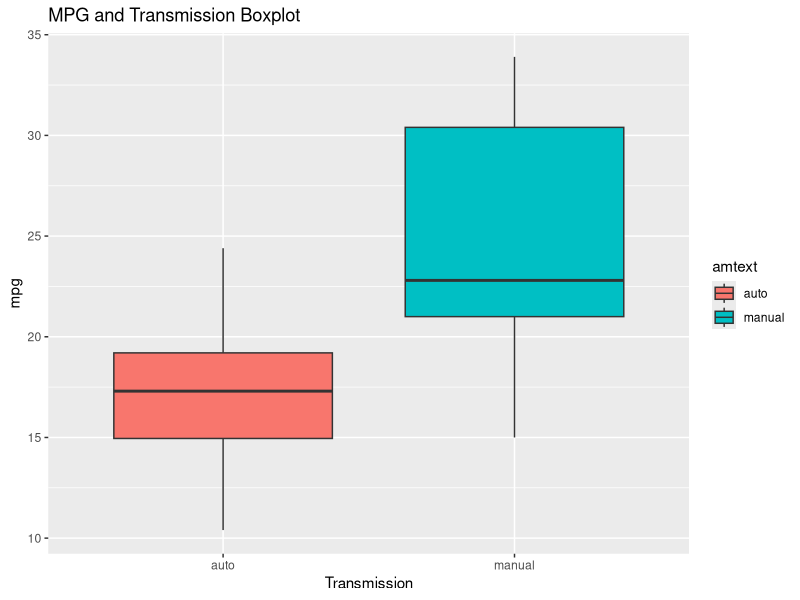
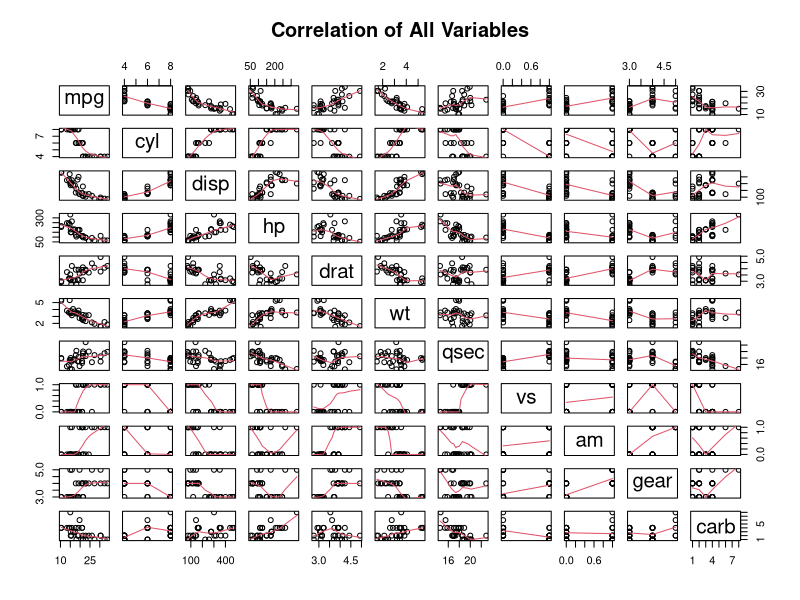
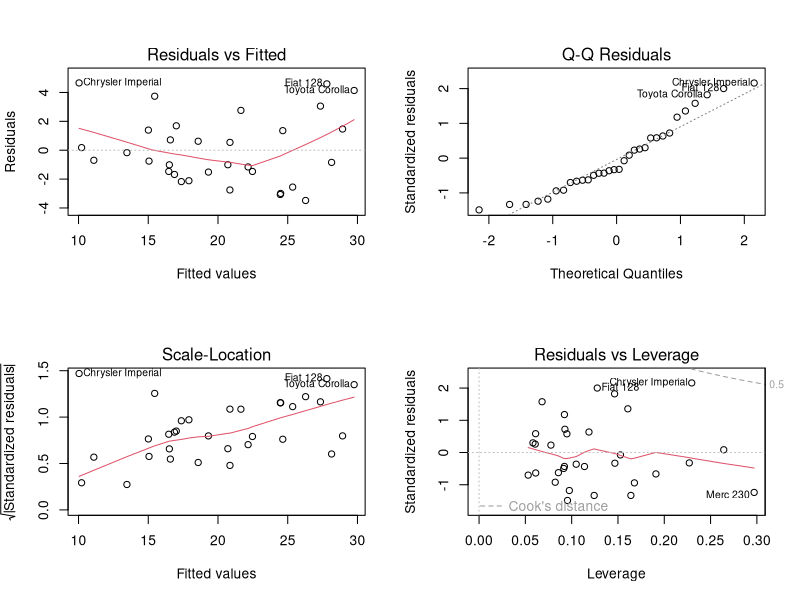

These figures' R source, in order:
## ---- chunk 1
data(mtcars)
library(ggplot2)
library(tidyverse)
library(dplyr)
## ---- chunk 2
model1 <- lm(mpg~am, mtcars)
summary(model1)
## ---- chunk 3
model2 <- lm(mpg~., mtcars)
summary(model2)
## ---- chunk 4
model3 <- step(model2, direction='both', trace=FALSE)
summary(model3)
## ---- chunk 5
confint.lm(model3)
## ---- chunk 6
head(mtcars)

## ---- chunk 7
str(mtcars)
## ---- chunk 8
cars <- mtcars %>% mutate(amtext = ifelse(am== 1, 'manual', 'auto'))
g <- cars %>% ggplot(aes(amtext, mpg)) + 
      geom_boxplot(aes(group=amtext, fill=amtext)) +
      ggtitle('MPG and Transmission Boxplot') +
      xlab('Transmission')
g
## ---- chunk 9
pairs(mtcars, panel=panel.smooth, main= 'Correlation of All Variables')
## ---- chunk 10
par(mfrow=c(2,2))
plot(model3)
